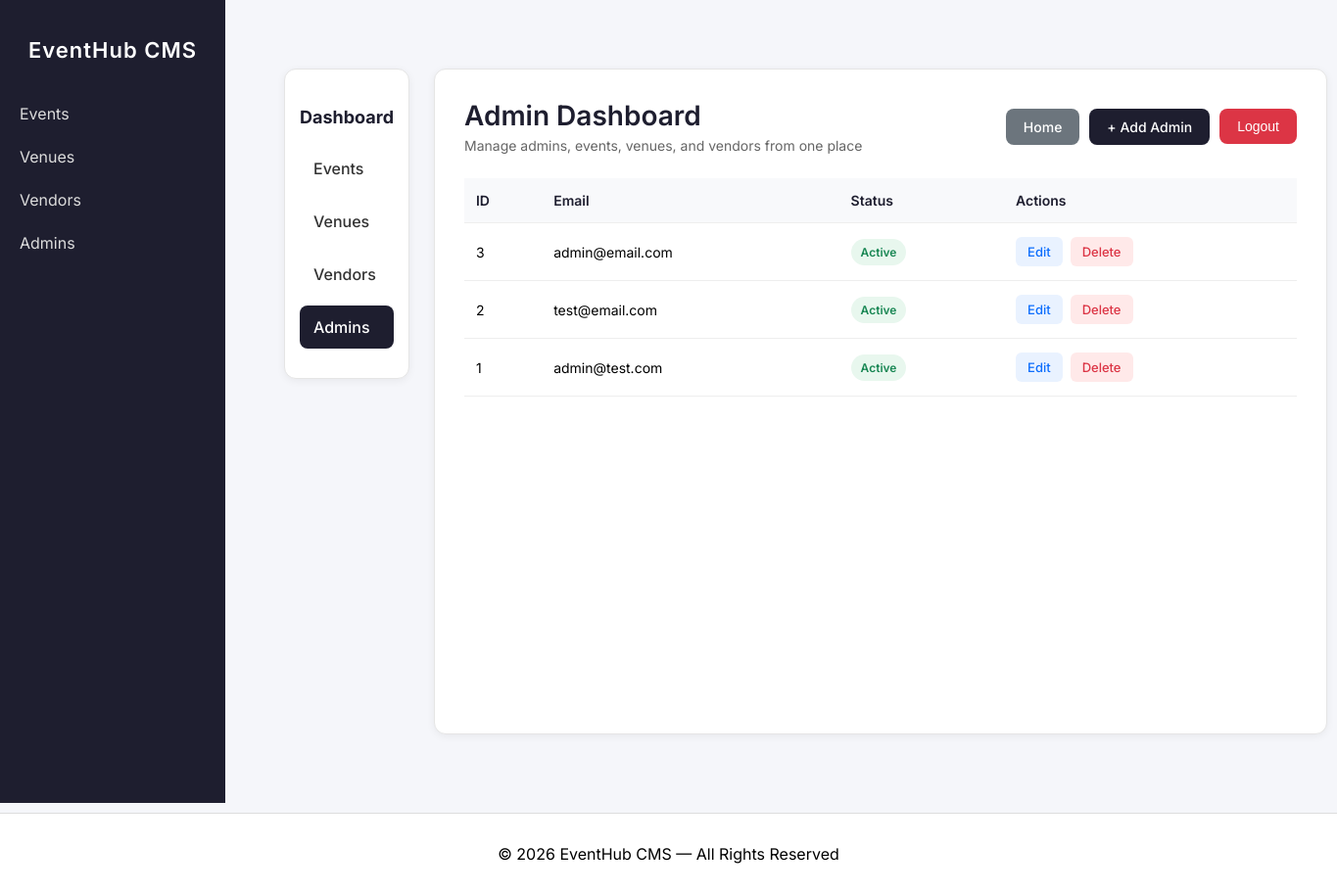
Screenshot of /admin/dashboard.php with the database file from the repository.
### tables this page shows
CREATE TABLE `users` (
  `id` int NOT NULL,
  `email` varchar(255) NOT NULL,
  `password` varchar(255) NOT NULL,
  `is_admin` tinyint(1) DEFAULT '0'
);

### admin/dashboard.php (the view, shortened to what this page needs)
<?php include '../includes/header.php'; ?>
<?php include '../includes/navbar.php'; ?>
<?php
$query = "SELECT id, email FROM users ORDER BY id DESC";
$stmt = $db->prepare($query);
$stmt->execute();
$result = $stmt->get_result();
$admins = $result->fetch_all(MYSQLI_ASSOC);
?>
<div class="container">
    <div class="admin-layout">
        <aside class="admin-sidebar">
            <h3>Dashboard</h3>
            <a href="/events/dashboard.php">Events</a>
            <a href="/venues/dashboard.php">Venues</a>
            <a href="/vendors/dashboard.php">Vendors</a>
            <a href="/admin/dashboard.php" class="active">Admins</a>
        </aside>
        <main class="admin-main">
        <div class="admin-topbar">
            <div>
                <h1>Admin Dashboard</h1>
                <p>Manage admins, events, venues, and vendors from one place</p>
            </div>
            <div style="display:flex; gap:10px; flex-wrap:wrap;">
                <a href="/admin/dashboard.php" class="btn-main" style="background:#6c757d;">
                    Home
                </a>
                <a href="/admin/add.php" class="btn-main">
                    + Add Admin
                </a>
                <form action="/admin/logout.php" method="post" style="margin:0;">
                    <button class="btn-main" style="background:#dc3545;">
                        Logout
                    </button>
                </form>
            </div>
        </div>
            <div class="admin-table-wrapper">
                <table class="admin-table">
                    <thead>
                        <tr>
                            <th>ID</th>
                            <th>Email</th>
                            <th>Status</th>
                            <th>Actions</th>
                        </tr>
                    </thead>
                    <tbody>
                        <?php foreach($admins as $admin): ?>
                            <tr>
                                <td><?= $admin['id'] ?></td>
                                <td><?= $admin['email'] ?></td>
                                <td><span class="status-badge">Active</span></td>
                                <td>
                                    <div class="action-buttons">
                                        <a href="/admin/edit.php?id=<?= $admin['id'] ?>" class="btn-sm btn-edit">Edit</a>
                                        <a href="/admin/delete.php?id=<?= $admin['id'] ?>" class="btn-sm btn-delete">Delete</a>
                                    </div>
                                </td>
                            </tr>
                        <?php endforeach; ?>
                    </tbody>
                </table>
            </div>
        </main>
    </div>
</div>
<?php include '../includes/footer.php'; ?>

### includes/header.php (style rules this page uses)
body { margin: 0; font-family: 'Inter', sans-serif; background: #f5f6fa; }
.container { padding: 20px; max-width: 1100px; margin: auto; }
h1, h2 { font-weight: 600; }

### admin/dashboard.php (style rules this page uses)
.admin-layout { display: flex; min-height: 85vh; margin-top: 30px; gap: 25px; }
.admin-sidebar { width: 230px; background: #fff; border: 1px solid #e5e5e5; border-radius: 12px; padding: 20px 15px; box-shadow: 0 2px 8px rgba(0,0,0,0.06); height: fit-content; }
.admin-sidebar h3 { font-size: 18px; margin-bottom: 20px; color: #1e1e2f; }
.admin-sidebar a { display: block; text-decoration: none; color: #333; padding: 12px 14px; border-radius: 8px; margin-bottom: 10px; transition: 0.2s; font-weight: 500; }
.admin-sidebar a:hover, .admin-sidebar a.active { background: #1e1e2f; color: white; }
.admin-main { flex: 1; background: white; border: 1px solid #e5e5e5; border-radius: 12px; padding: 30px; box-shadow: 0 2px 8px rgba(0,0,0,0.06); }
.admin-topbar { display: flex; justify-content: space-between; align-items: center; margin-bottom: 25px; flex-wrap: wrap; gap: 15px; }
.admin-topbar h1 { margin: 0; font-size: 28px; color: #1e1e2f; }
.admin-topbar p { margin: 5px 0 0; color: #666; font-size: 14px; }
.btn-main { background: #1e1e2f; color: white; padding: 10px 18px; border-radius: 8px; text-decoration: none; font-size: 14px; font-weight: 500; border: none; cursor: pointer; transition: 0.2s; }
.admin-table-wrapper { overflow-x: auto; }
.admin-table { width: 100%; border-collapse: collapse; min-width: 850px; }
.admin-table th, .admin-table td { text-align: left; padding: 14px 12px; border-bottom: 1px solid #eee; font-size: 14px; }
.admin-table th { background: #f8f9fb; color: #1e1e2f; font-weight: 600; }
.action-buttons { display: flex; gap: 8px; }
.btn-sm { padding: 7px 12px; border-radius: 6px; text-decoration: none; font-size: 13px; font-weight: 500; border: none; cursor: pointer; }
.btn-edit { background: #e9f2ff; color: #0d6efd; }
.btn-delete { background: #ffe9e9; color: #dc3545; }
.status-badge { display: inline-block; padding: 6px 10px; border-radius: 20px; font-size: 12px; font-weight: 600; background: #e8f7ee; color: #198754; }

### rows the page displays
users: id "3", email "admin@email.com"
users: id "2", email "test@email.com"
users: id "1", email "admin@test.com"
